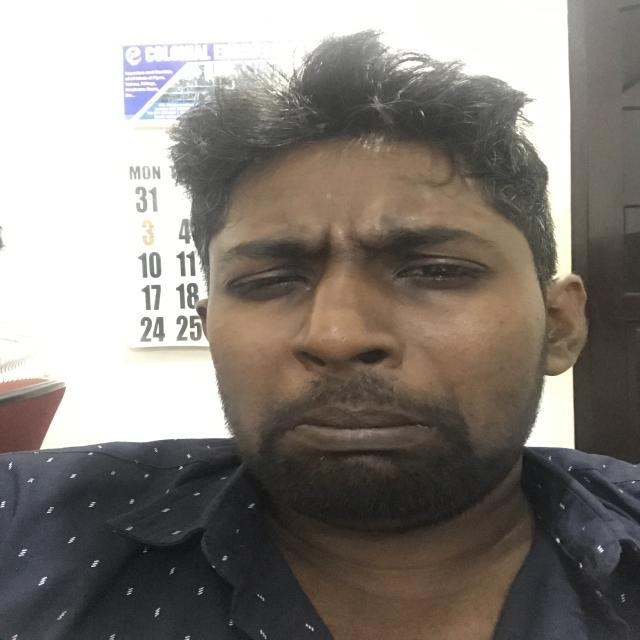
#> input picture images/Male/17humor_jpeg_jpg.rf.3d7274418d9d712052808791404e6963.png, 640 x 640 px; its folder holds only this picture in this run
$ python 'data preprocessing.py'
#> lines starting #> are read from the running program, lines starting #| are printed output that depends on the picture
import os
from PIL import Image
import cv2

#Images folder
path='images/Male/'

#Delete special char from file names
for filename in os.listdir(path):
    os.rename(path + filename, path + filename.replace('ć',''))

#Convert jpg,jpeg to png and delete old format images
files = [f for f in os.listdir(path) if f.endswith('.jpg') or f.endswith('.JPG') or f.endswith('.jpeg') or f.endswith('.JPEG')]
#Convert each file to JPEG
for filename in files:
    full_image_path=os.path.join(path, filename)
    image = Image.open(full_image_path)
    image.convert('RGB').save(os.path.join(path, os.path.splitext(filename)[0] + '.png'))
    image.close()
    os.remove(full_image_path)

def save_faces(cascade, imgname):
    img = cv2.imread(os.path.join(path, imgname))
#> img is the input picture: shape (640, 640, 3); mean B, G, R 122.7, 128.3, 134.5
    #Convert into grayscale
    gray = cv2.cvtColor(img, cv2.COLOR_BGR2GRAY)
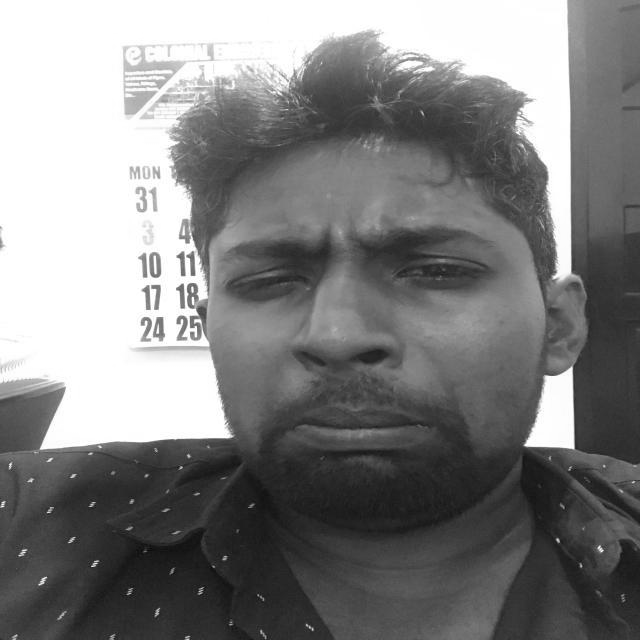
#> gray: shape (640, 640); min 6, max 255, mean 129.6

    for i, face in enumerate(cascade.detectMultiScale(gray, 1.1, 4)):
        x, y, w, h = face
        sub_face = gray[y:y + h, x:x + w]
        # [4 lines of commented-out code are left out]
        cv2.imwrite(os.path.join("New_Data/Male/", "{}_{}.png".format(imgname, i)), sub_face)
#> this loop made 1 pass
#> (x, y, w, h) on pass 1: (172, 132, 354, 354)
#> pass 1, in save_faces, `sub_face = gray[y:y + h, x:x + w]`:
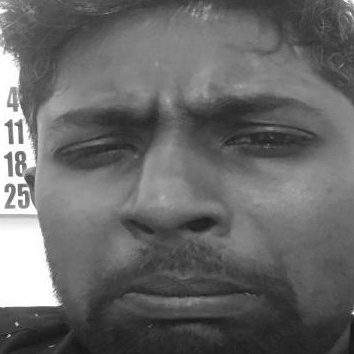
#> sub_face: shape (354, 354); min 20, max 255, mean 104.2

if __name__ == '__main__':
    face_cascade ='haarcascade_frontalface_alt2.xml'
    cascade = cv2.CascadeClassifier(face_cascade)
    #Iterate through files
    for f in [f for f in os.listdir(path) if os.path.isfile(os.path.join(path, f))]:
        save_faces(cascade, f)

$ run again, on images/Male/42humor_jpeg_jpg.rf.fbeae84691a30c4992ab3fe5fd400125.png
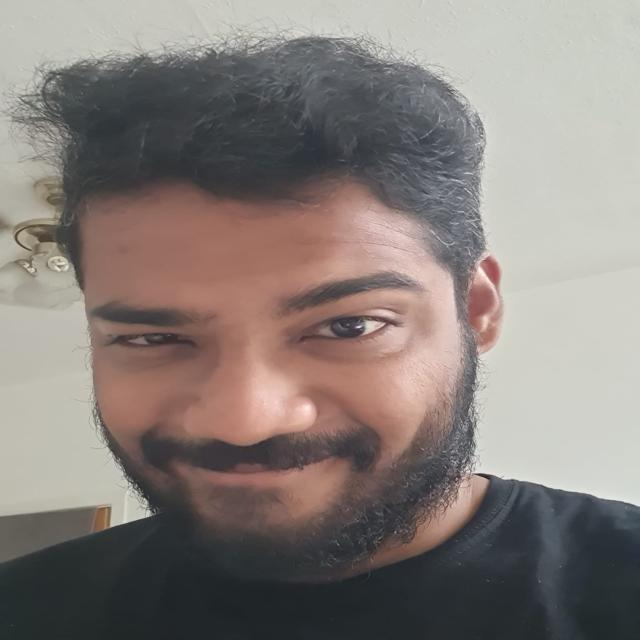
#> input picture images/Male/42humor_jpeg_jpg.rf.fbeae84691a30c4992ab3fe5fd400125.png, 640 x 640 px
#> in save_faces, img is the input picture: shape (640, 640, 3); mean B, G, R 121.8, 126.1, 134.7
#> in save_faces, `gray = cv2.cvtColor(img, cv2.COLOR_BGR2GRAY)`:
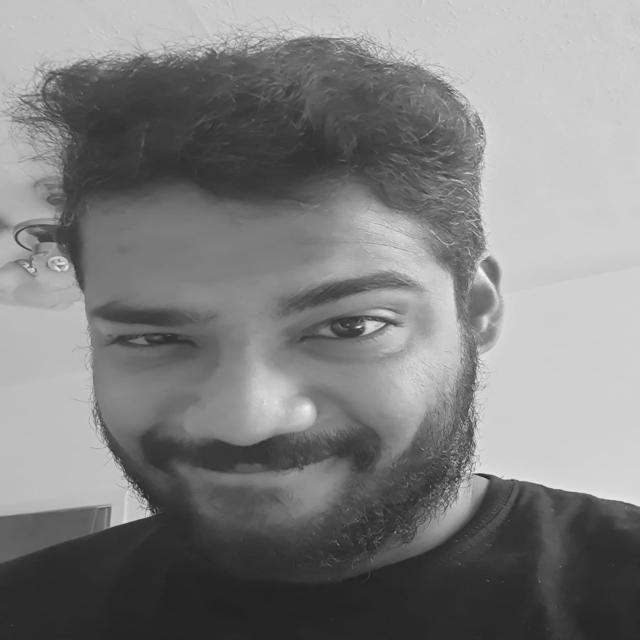
#> gray: shape (640, 640); min 29, max 245, mean 128.2
#> the loop in save_faces, `for i, face in enumerate(cascade.detectMultiScale(gray, 1.1, 4)):` made 1 pass
#> (x, y, w, h) on pass 1: (53, 187, 402, 402)
#> pass 1, in save_faces, `sub_face = gray[y:y + h, x:x + w]`:
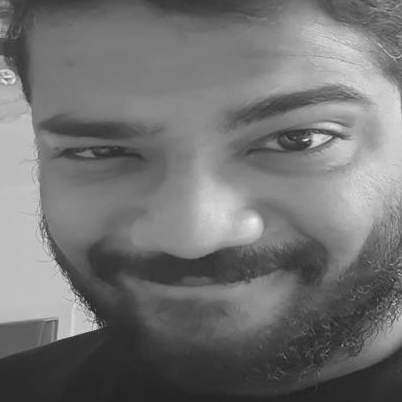
#> sub_face: shape (402, 402); min 33, max 237, mean 114

$ run again, on images/Male/4humor_jpg.rf.bfec8709e7522be46667612a5acb4491.png
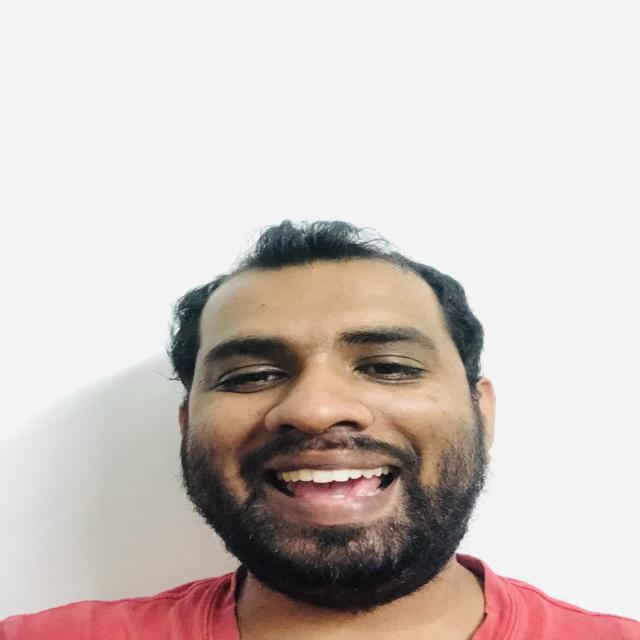
#> input picture images/Male/4humor_jpg.rf.bfec8709e7522be46667612a5acb4491.png, 640 x 640 px
#> in save_faces, img is the input picture: shape (640, 640, 3); mean B, G, R 192.3, 196.7, 207.1
#> in save_faces, `gray = cv2.cvtColor(img, cv2.COLOR_BGR2GRAY)`:
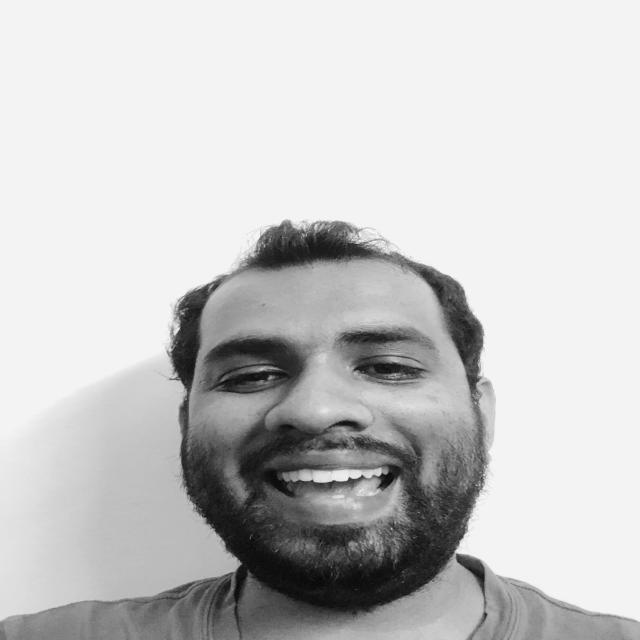
#> gray: shape (640, 640); min 2, max 255, mean 199.3
#> the loop in save_faces, `for i, face in enumerate(cascade.detectMultiScale(gray, 1.1, 4)):` made 1 pass
#> (x, y, w, h) on pass 1: (171, 253, 289, 289)
#> pass 1, in save_faces, `sub_face = gray[y:y + h, x:x + w]`:
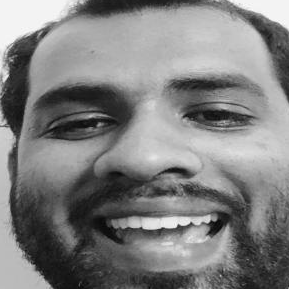
#> sub_face: shape (289, 289); min 2, max 255, mean 127.6

$ run again, on images/Male/20230728_141440_jpg.rf.9ca950e08f65332ff0570d6b0d3be044.png
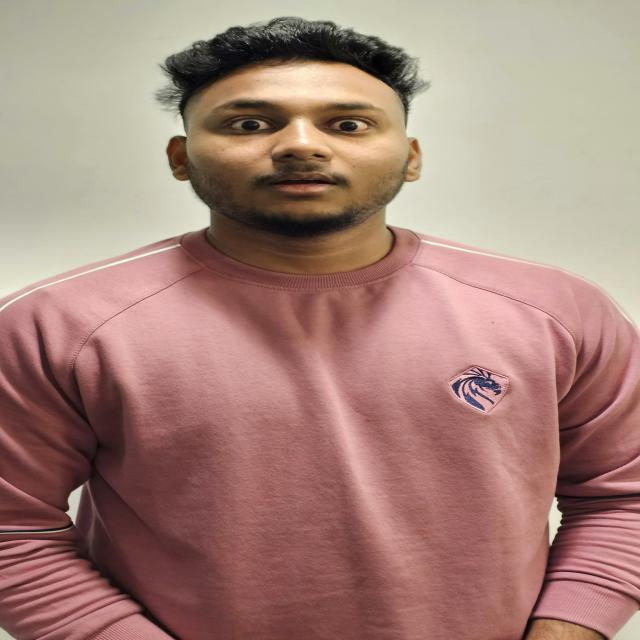
#> input picture images/Male/20230728_141440_jpg.rf.9ca950e08f65332ff0570d6b0d3be044.png, 640 x 640 px
#> in save_faces, img is the input picture: shape (640, 640, 3); mean B, G, R 121, 131, 165.3
#> in save_faces, `gray = cv2.cvtColor(img, cv2.COLOR_BGR2GRAY)`:
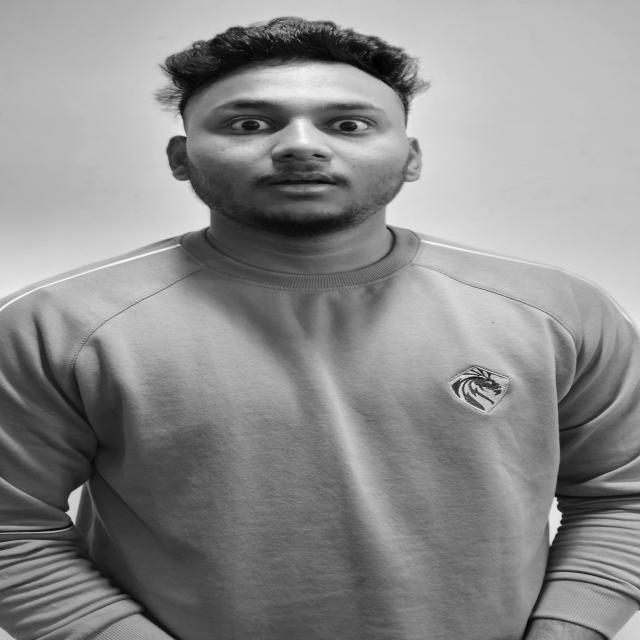
#> gray: shape (640, 640); min 0, max 252, mean 140.1
#> the loop in save_faces, `for i, face in enumerate(cascade.detectMultiScale(gray, 1.1, 4)):` made 1 pass
#> (x, y, w, h) on pass 1: (213, 50, 181, 181)
#> pass 1, in save_faces, `sub_face = gray[y:y + h, x:x + w]`:
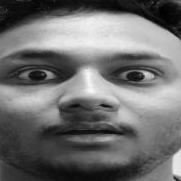
#> sub_face: shape (181, 181); min 0, max 250, mean 111.1
